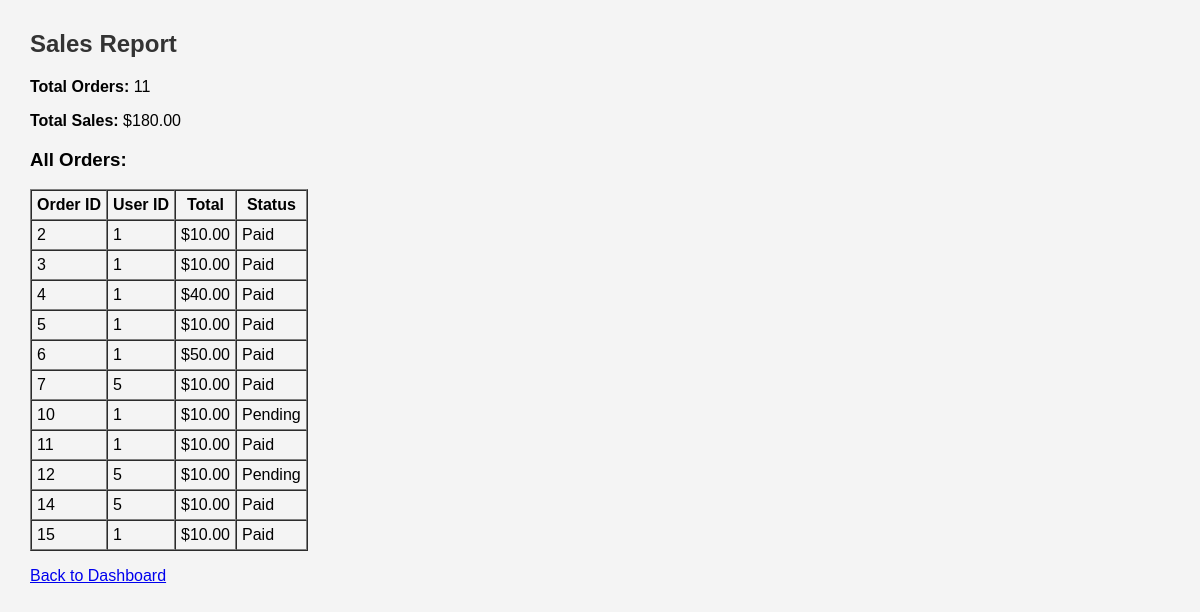
The app's page /admin/sales_report.php with its own data.
### tables this page shows
CREATE TABLE `orders` (
  `id` int(11) NOT NULL,
  `user_id` int(11) DEFAULT NULL,
  `total` decimal(10,2) DEFAULT NULL,
  `status` varchar(255) DEFAULT 'Pending',
  `created_at` timestamp NOT NULL DEFAULT current_timestamp()
);

### admin/sales_report.php (the view, shortened to what this page needs)
<?php
include '../db.php';
$sales = mysqli_query($conn, "SELECT * FROM orders");
$total_sales = 0;
$total_orders = 0;
while ($row = mysqli_fetch_assoc($sales)) {
    $total_sales += $row['total'];
    $total_orders++;
}
$formatted_total = number_format($total_sales, 2);
?>
<!DOCTYPE html>
<html>
<head>
    <link rel="stylesheet" href="assets/style.css">
</head>
<body>
    <h2>Sales Report</h2>
    <p><strong>Total Orders:</strong> <?php echo $total_orders; ?></p>
    <p><strong>Total Sales:</strong> $<?php echo $formatted_total; ?></p>
    <h3>All Orders:</h3>
    <table border="1" cellpadding="5" cellspacing="0">
        <tr>
            <th>Order ID</th>
            <th>User ID</th>
            <th>Total</th>
            <th>Status</th>
        </tr>
        <?php
        $sales = mysqli_query($conn, "SELECT * FROM orders");
        while ($row = mysqli_fetch_assoc($sales)) {
            echo "<tr>";
            echo "<td>".$row['id']."</td>";
            echo "<td>".$row['user_id']."</td>";
            echo "<td>$".number_format($row['total'], 2)."</td>";
            echo "<td>".$row['status']."</td>";
            echo "</tr>";
        }
        ?>
    </table>
    <p><a href="/bookshop/admin/dashboard.php">Back to Dashboard</a></p>
</body>
</html>

### assets/style.css (style rules this page uses)
body { font-family: Arial, sans-serif; margin: 30px; background-color: #f4f4f4; }
h2 { color: #333; }

### records on screen
orders: id "2", user "1", total "10.00", status "Paid"
orders: id "3", user "1", total "10.00", status "Paid"
orders: id "4", user "1", total "40.00", status "Paid"
orders: id "5", user "1", total "10.00", status "Paid"
orders: id "6", user "1", total "50.00", status "Paid"
orders: id "7", user "5", total "10.00", status "Paid"
orders: id "10", user "1", total "10.00", status "Pending"
orders: id "11", user "1", total "10.00", status "Paid"
orders: id "12", user "5", total "10.00", status "Pending"
orders: id "14", user "5", total "10.00", status "Paid"
orders: id "15", user "1", total "10.00", status "Paid"

### other values on screen
$total_orders "11"
$formatted_total "180.00"
